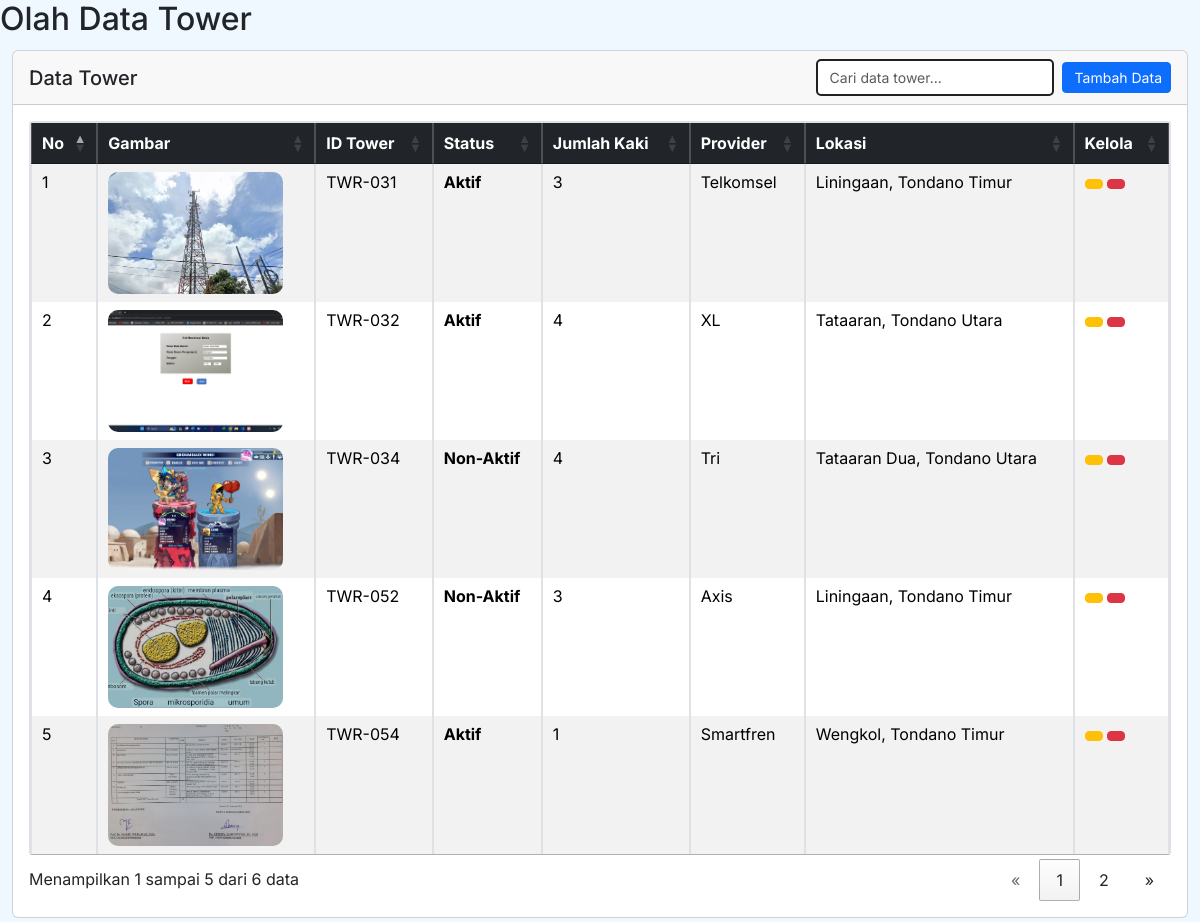
The app's page /admin/pages/olahdata.php with its own data.
### tables this page shows
CREATE TABLE `tower` (
  `id_tower` int(11) NOT NULL,
  `gambar` varchar(255) NOT NULL,
  `status` varchar(20) NOT NULL,
  `provider` varchar(50) NOT NULL,
  `lokasi` varchar(150) NOT NULL,
  `jml_kaki` int(1) NOT NULL,
  `lintang` float NOT NULL,
  `bujur` float(20,0) NOT NULL
);

### admin/pages/olahdata.php (the view, shortened to what this page needs)
<?php
include "../koneksi.php";
?>
<h2 class="text-start">
		 Olah Data Tower
	</h2>
<main class="py-1">
<div class="container-fluid mt-0 ">
<div class="card">
<div class="card-header d-flex justify-content-between align-items-center flex-wrap gap-2">
      <h5 class="mb-0">Data Tower</h5>
      <div class="d-flex align-items-center gap-2">
        <input type="search" id="tableSearch" class="form-control form-control-sm" placeholder="Cari data tower..." style="min-width: 200px;">
        <a href="?page=add_tower" class="btn btn-primary btn-sm d-flex align-items-center gap-1" style="white-space: nowrap;">
          <i class="bi bi-plus-circle"></i> Tambah Data
        </a>
      </div>
    </div>
    <div class="card-body">
    <div class="table-responsive">
        <table id="towerTable" class="table table-bordered table-striped table-hover">
          <thead class="table-dark">
            <tr>
              <th>No</th>
              <th>Gambar</th>
              <th>ID Tower</th>
              <th>Status</th>
              <th>Jumlah Kaki</th>
              <th>Provider</th>
              <th>Lokasi</th>
              <th>Kelola</th>
            </tr>
          </thead>
          <tbody>
            <?php
              $no = 1;
              $sql = $conn->query("SELECT * FROM tower");
              while ($data = $sql->fetch_assoc()) {
            ?>
              <tr>
                <td><?= $no++; ?></td>
                <td><img src="../uploads/<?= $data['gambar']; ?>" alt="Gambar Tower" class="tower-image preview-image" style="cursor:pointer;" data-towerid="<?= 'TWR-0' . $data['id_tower']; ?>"></td>
                <td><?= "TWR-0" . $data['id_tower']; ?></td>
                <td><?= $data['status']; ?></td>
                <td><?= $data['jml_kaki']; ?></td>
                <td><?= $data['provider']; ?></td>
                <td><?= $data['lokasi']; ?></td>
                <td>
                  <a href="?page=edit_tower&kode=<?= $data['id_tower']; ?>" class="btn btn-warning btn-sm">
                  </a>
                  <a href="javascript:void(0);"
                    onclick="confirmDelete('<?= $data['id_tower']; ?>')"
                    class="btn btn-danger btn-sm">
                  </a>
                </td>
              </tr>
            <?php } ?>
          </tbody>
</table>
      </div>
    </div>
  </div>
</div>
<link href="https://cdn.jsdelivr.net/npm/bootstrap@5.3.2/dist/css/bootstrap.min.css" rel="stylesheet" />
<link rel="stylesheet" href="../stail.css" />
<link rel="stylesheet" href="https://cdn.datatables.net/1.13.4/css/jquery.dataTables.min.css" />

### stail.css (style rules this page uses)
main { flex: 1; }
table { width: 100%; border-collapse: collapse; margin-top: 20px; border-radius: 3px; overflow: hidden; border: 2px solid black; }
th { background-color: var(--table-header-bg); color: var(--table-header-text); text-align: left; padding: 12px; }
td { padding: 10px; }
tbody tr:nth-child(odd) { background-color: var(--table-row-odd-bg); }
tbody tr:nth-child(even) { background-color: var(--table-row-even-bg); }
td img { width:175px; height: 122px; border-radius: 10px; object-fit: cover; display: block; }
td:nth-child(2) { text-align: center; }
td:nth-child(4) { font-weight: bold; }
a, button, .btn { transition: color 0.3s ease, background-color 0.3s ease, box-shadow 0.3s ease, transform 0.3s ease; }
.btn { cursor: pointer; transition: transform 0.3s ease, box-shadow 0.3s ease, background-color 0.3s ease; }
#tableSearch { border: 2px solid #212121; border-radius: 5px; padding: 6px 12px; font-size: 14px; transition: border-color 0.3s ease, box-shadow 0.3s ease; }

### records on screen
tower: gambar (picture), id_tower "31", status "Aktif", jml_kaki "3", provider "Telkomsel", lokasi "Liningaan, Tondano Timur"
tower: gambar (picture), id_tower "32", status "Aktif", jml_kaki "4", provider "XL", lokasi "Tataaran, Tondano Utara"
tower: gambar (picture), id_tower "34", status "Non-Aktif", jml_kaki "4", provider "Tri", lokasi "Tataaran Dua, Tondano Utara"
tower: gambar (picture), id_tower "52", status "Non-Aktif", jml_kaki "3", provider "Axis", lokasi "Liningaan, Tondano Timur"
tower: gambar (picture), id_tower "54", status "Aktif", jml_kaki "1", provider "Smartfren", lokasi "Wengkol, Tondano Timur"
